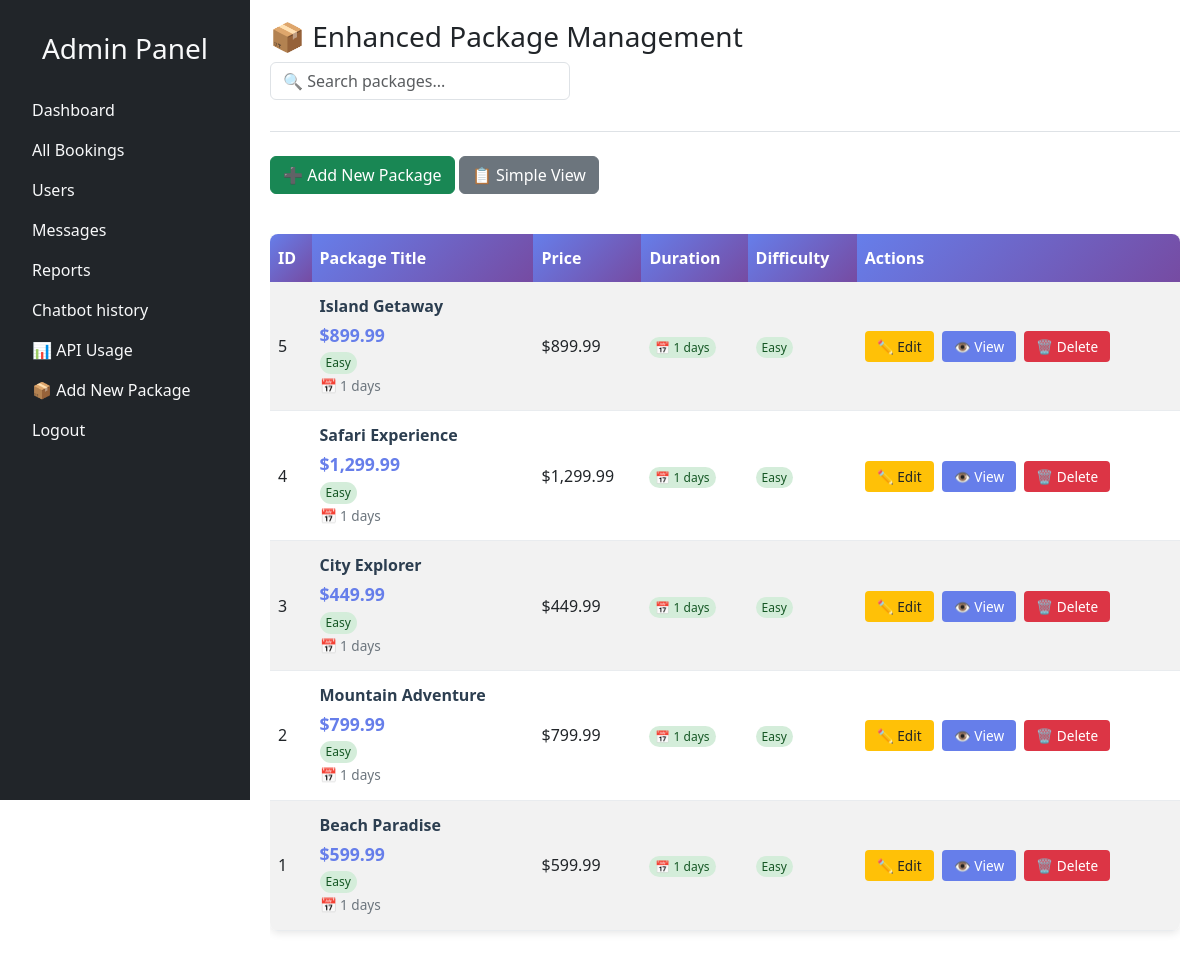
/admin_setup/package/packages_enhanced.php (signed in), run on the app's committed database.
### tables this page shows
CREATE TABLE packages (
    id INT AUTO_INCREMENT PRIMARY KEY,
    title VARCHAR(255) NOT NULL,
    description TEXT NOT NULL,
    price DECIMAL(10,2) NOT NULL,
    image VARCHAR(255),
    created_at TIMESTAMP DEFAULT CURRENT_TIMESTAMP,
    updated_at TIMESTAMP DEFAULT CURRENT_TIMESTAMP ON UPDATE CURRENT_TIMESTAMP,
    INDEX idx_title (title),
    INDEX idx_price (price)
);

### admin_setup/package/packages_enhanced.php (the view, shortened to what this page needs)
<?php
include '../../database/db_connect.php';
try {
    $sql = "SELECT * FROM packages ORDER BY id DESC";
    $stmt = $pdo->query($sql);
    $packages = $stmt->fetchAll(PDO::FETCH_ASSOC);
} catch (PDOException $e) {
    die("Error fetching data: " . $e->getMessage());
}
include '../component/nav_admin.php';
?>
<div class="main-content flex-grow-1 p-4">
    <div class="header mb-4">
        <h1 class="h3">📦 Enhanced Package Management</h1>
    </div>
    <a href="add_package.php" class="btn btn-success mb-3">➕ Add New Package</a>
    <a href="packages.php" class="btn btn-secondary mb-3">📋 Simple View</a>
    <div class="table-responsive mt-4">
        <table class="table table-striped table-enhanced">
            <thead>
                <tr>
                    <th scope="col">ID</th>
                    <th scope="col">Package Title</th>
                    <th scope="col">Price</th>
                    <th scope="col">Duration</th>
                    <th scope="col">Difficulty</th>
                    <th scope="col">Actions</th>
                </tr>
            </thead>
            <tbody>
                <?php foreach ($packages as $package): ?>
                <tr>
                    <td><?php echo $package['id']; ?></td>
                    <td>
                        <div class="package-info">
                            <div class="package-title"><?php echo htmlspecialchars($package['title']); ?></div>
                            <div class="package-price">$<?php echo number_format($package['price'], 2); ?></div>
                            <div class="package-meta">
                                <div class="meta-item">
                                    <span class="meta-badge badge-<?php echo $package['difficulty_level'] ?? 'easy'; ?>">
                                        <?php echo ucfirst($package['difficulty_level'] ?? 'Easy'); ?>
                                    </span>
                                </div>
                                <?php if ($package['duration_days']): ?>
                                <div class="meta-item">
                                    📅 <?php echo $package['duration_days']; ?> days
                                </div>
                                <?php endif; ?>
                            </div>
                        </div>
                    </td>
                    <td>$<?php echo number_format($package['price'], 2); ?></td>
                    <td>
                        <?php if ($package['duration_days']): ?>
                        <span class="meta-badge badge-easy">📅 <?php echo $package['duration_days']; ?> days</span>
                        <?php else: ?>
                        <span class="meta-badge">N/A</span>
                        <?php endif; ?>
                    </td>
                    <td>
                        <span class="meta-badge badge-<?php echo $package['difficulty_level'] ?? 'easy'; ?>">
                            <?php echo ucfirst($package['difficulty_level'] ?? 'Easy'); ?>
                        </span>
                    </td>
                    <td>
                        <a href="edit_package_enhanced.php?id=<?php echo $package['id']; ?>" class="btn-action btn-edit">✏️ Edit</a>
                        <a href="package_details.php?id=<?php echo $package['id']; ?>" class="btn-action btn-view" target="_blank">👁️ View</a>
                        <a href="delete_package.php?id=<?php echo $package['id']; ?>" class="btn-action btn-delete" onclick="return confirm('Are you sure you want to delete this package?');">🗑️ Delete</a>
                    </td>
                </tr>
                <?php endforeach; ?>
            </tbody>
        </table>
    </div>
</div>

### admin_setup/component/nav_admin.php (shortened to what this page needs)
<!DOCTYPE html>
<html lang="en">
<head>
    <link href="https://cdn.jsdelivr.net/npm/bootstrap@5.3.0/dist/css/bootstrap.min.css" rel="stylesheet">
    <link rel="stylesheet" href="../css/admin.css">
</head>
<body>
<?php
$basePath = (basename(dirname($_SERVER['PHP_SELF'])) === 'package') ? '../' : '';
?>
<nav class="sidebar bg-dark text-light p-3">
    <h3 class="text-center py-3">Admin Panel</h3>
    <ul class="nav flex-column">
        <li class="nav-item">
            <a class="nav-link text-light" href="<?= $basePath ?>admin.php">Dashboard</a>
        </li>
        <li class="nav-item">
            <a class="nav-link text-light" href="<?= $basePath ?>all_booking.php">All Bookings</a>
        </li>
        <li class="nav-item">
            <a class="nav-link text-light" href="<?= $basePath ?>users.php">Users</a>
        </li>
         <li class="nav-item">
            <a class="nav-link text-light" href="<?= $basePath ?>recivedMessage.php">
                Messages
            </a>
        </li>
        <li class="nav-item">
            <a class="nav-link text-light" href="<?= $basePath ?>reports.php">Reports</a>
        </li>
        <li class="nav-item">
            <a class="nav-link text-light" href="<?= $basePath ?>chatbot_history_new.php">Chatbot history</a>
        </li>
        <li class="nav-item">
            <a class="nav-link text-light" href="<?= $basePath ?>api_usage_enhanced.php">📊 API Usage</a>
        </li>
        <li class="nav-item dropdown">
            <a class="nav-link text-light" href="<?= $basePath ?>package/package_form.php">📦 Add New Package</a>
        </li>
        <li class="nav-item">
            <a class="nav-link text-light" href="<?= $basePath ?>../logout.php">Logout</a>
        </li>
    </ul>
</nav>

### css/admin.css (style rules this page uses)
html, body { height: 100%; margin: 0; }
.sidebar { position: fixed; top: 0; left: 0; bottom: 0; width: 250px !important; height: 100vh !important; overflow-y: auto; background-color: #343a40; color: #ffffff; }
.main-content { margin-left: 250px !important; width: calc(100% - 250px) !important; min-height: 100vh; }
.main-content { padding: 20px !important; }
.header { border-bottom: 1px solid #dee2e6; padding-bottom: 15px; }

### admin_setup/component/nav_admin.php (style rules this page uses)
.nav-item { position: relative; }
.dropdown { position: relative; display: inline-block; }

### admin_setup/package/packages_enhanced.php (style rules this page uses)
.table-enhanced { background: white; border-radius: 8px; overflow: hidden; box-shadow: 0 2px 8px rgba(0,0,0,0.1); }
.table-responsive { overflow-x: auto; }
.table-enhanced th { background: linear-gradient(135deg, #667eea 0%, #764ba2 100%); color: white; font-weight: 600; border: none; padding: 12px 8px; text-align: left; white-space: nowrap; }
.table-enhanced td { padding: 12px 8px; border-bottom: 1px solid #e9ecef; vertical-align: middle; }
.package-info { max-width: 200px; }
.package-title { font-weight: 600; color: #2c3e50; margin-bottom: 4px; }
.package-price { color: #667eea; font-weight: 700; font-size: 1.1rem; }
.package-meta { font-size: 0.85rem; color: #6c757d; margin-top: 4px; }
.meta-item { display: flex; align-items: center; gap: 4px; margin-bottom: 2px; }
.meta-badge { background: #e9ecef; padding: 2px 6px; border-radius: 12px; font-size: 0.75rem; font-weight: 500; }
.badge-easy { background: #d4edda; color: #155724; }
.btn-action { padding: 6px 12px; border-radius: 4px; text-decoration: none; font-size: 0.85rem; font-weight: 500; margin-right: 4px; transition: all 0.3s ease; }
.btn-edit { background: #ffc107; color: #212529; }
.btn-delete { background: #dc3545; color: white; }
.btn-view { background: #667eea; color: white; }

### data on the page
packages: id "5", title "Island Getaway", price "899.99", difficulty_level "Easy", duration_days "1"
packages: id "4", title "Safari Experience", price "1,299.99", difficulty_level "Easy", duration_days "1"
packages: id "3", title "City Explorer", price "449.99", difficulty_level "Easy", duration_days "1"
packages: id "2", title "Mountain Adventure", price "799.99", difficulty_level "Easy", duration_days "1"
packages: id "1", title "Beach Paradise", price "599.99", difficulty_level "Easy", duration_days "1"
